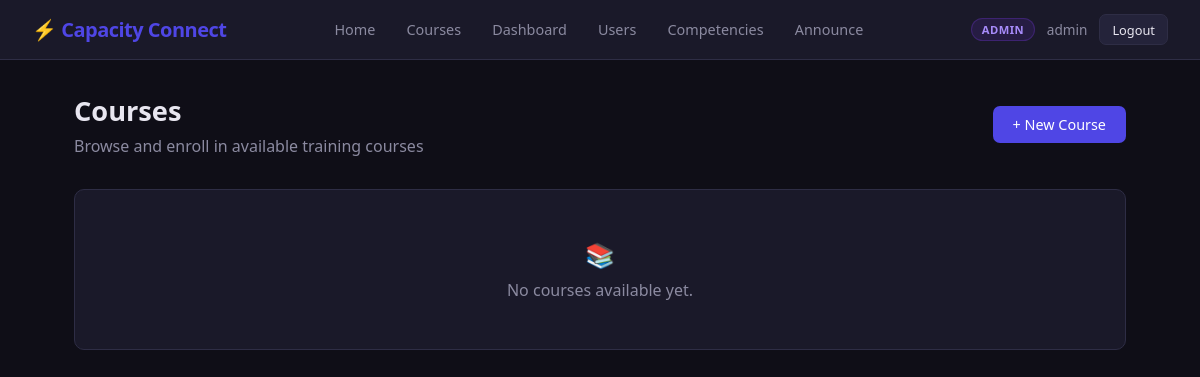
Before: /courses/ (signed in) with the older database file.
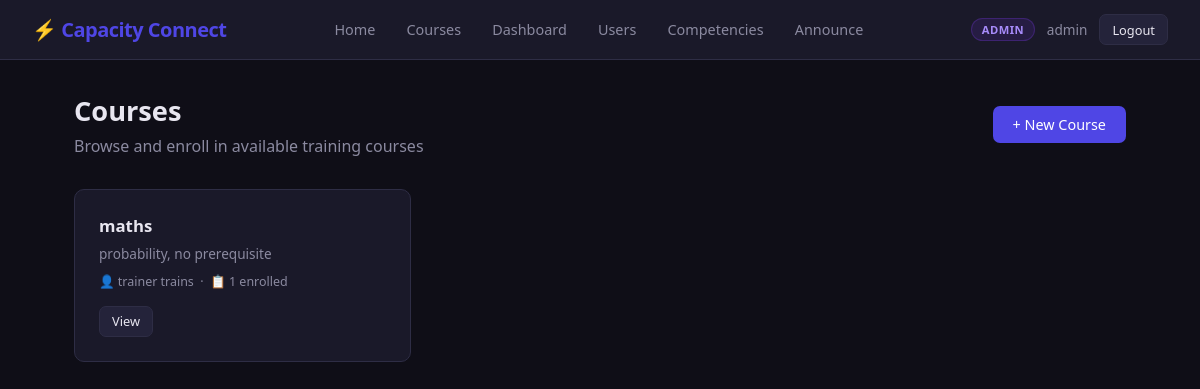
After: the same page with the newer database file.
### courses/models.py (models this page shows, shortened)
class Course(models.Model):
    title = models.CharField(max_length=255)
    description = models.TextField(blank=True)
    trainer = models.ForeignKey(
        settings.AUTH_USER_MODEL,
        on_delete=models.CASCADE,
        related_name='courses_taught',
        limit_choices_to={'role': 'TRAINER'}
    )
    created_at = models.DateTimeField(auto_now_add=True)
    updated_at = models.DateTimeField(auto_now=True)
    is_active = models.BooleanField(default=True, help_text="Unpublish to hide from trainees")
    class Meta:
        ordering = ['-created_at']

### accounts/models.py (models this page shows, shortened)
class CustomUser(AbstractUser):
    ROLE_CHOICES = (
        ('TRAINEE', 'Trainee'),
        ('TRAINER', 'Trainer'),
        ('ADMIN', 'Admin'),
    )
    STATUS_CHOICES = (
        ('PENDING', 'Pending Approval'),
        ('ACTIVE', 'Active'),
        ('REJECTED', 'Rejected'),
        ('SUSPENDED', 'Suspended'),
    )
    role = models.CharField(max_length=20, choices=ROLE_CHOICES, default='TRAINEE')
    status = models.CharField(max_length=20, choices=STATUS_CHOICES, default='PENDING')
    objects = CustomUserManager()

### courses/views.py (the view)
# urls.py: path('', views.course_list_view, name='course_list'),
@login_required
def course_list_view(request):
    courses = Course.objects.filter(is_active=True).select_related('trainer').annotate(
        enrollment_count=Count('enrollments')
    )
    enrolled_ids = set()
    if request.user.role == 'TRAINEE':
        enrolled_ids = set(
            Enrollment.objects.filter(trainee=request.user).values_list('course_id', flat=True)
        )
    return render(request, 'courses/list.html', {
        'courses': courses,
        'enrolled_ids': enrolled_ids,
    })

### templates/courses/list.html (shortened to what this page needs)
{% extends 'base.html' %}
{% block content %}
<div class="page-header d-flex justify-between align-center">
    <div>
        <h1>Courses</h1>
        <p class="text-muted">Browse and enroll in available training courses</p>
    </div>
    {% if user.role == 'TRAINER' or user.role == 'ADMIN' %}
    <a href="{% url 'create_course' %}" class="btn btn-primary">+ New Course</a>
    {% endif %}
</div>
{% if courses %}
<div class="grid-3">
    {% for course in courses %}
    <div class="card" style="display:flex;flex-direction:column;justify-content:space-between;gap:1rem;">
        <div>
            <h2 style="font-size:1.05rem;margin-bottom:0.4rem;">{{ course.title }}</h2>
            <p class="text-muted" style="font-size:0.85rem;line-height:1.6;">{{ course.description|truncatechars:120 }}</p>
            <p class="text-muted mt-1" style="font-size:0.78rem;">
                👤 {{ course.trainer.get_full_name|default:course.trainer.username }} &nbsp;·&nbsp;
                📋 {{ course.enrollment_count }} enrolled
            </p>
        </div>
        <div class="d-flex gap-1">
            <a href="{% url 'course_detail' course.id %}" class="btn btn-secondary btn-sm">View</a>
        </div>
    </div>
    {% endfor %}
</div>
{% else %}
<div class="card" style="text-align:center;padding:3rem;">
    <p style="font-size:1.5rem;">📚</p>
    <p class="text-muted mt-1">No courses available yet.</p>
</div>
{% endif %}
{% endblock %}

Changed rows visible on the page:
added Course: title "maths", description "probability, no prerequisite", trainer.get_full_name "trainer trains", enrollment_count "1"
Other visible differences:
text no longer shown: "📚 No courses available yet."
